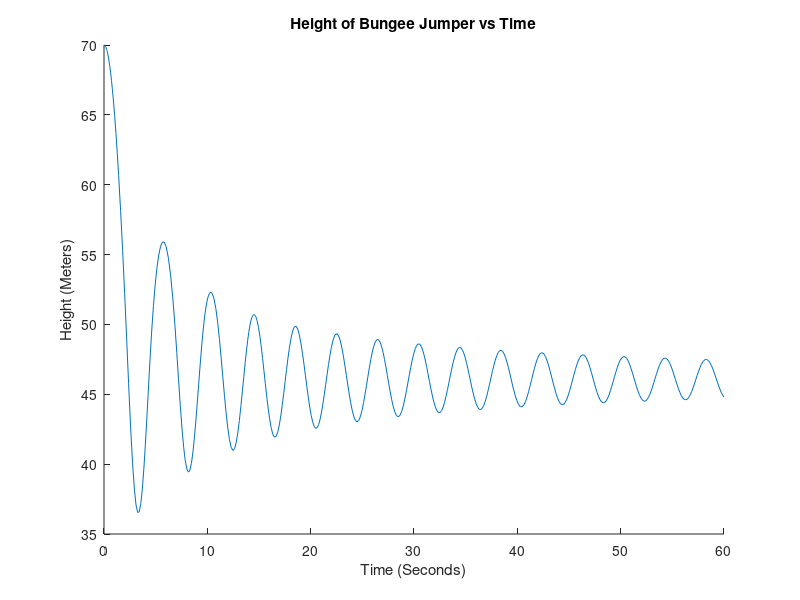

MATLAB code for this plot:
function [ T, R ] = secondPassBungee()
%Spring with air resistance, tension in one direction

A = .5; %Cross-sectional area of human lying down (m^2)
rho = 1.2; %Density of air (kg/m^3)
Cd = 3.3; %Drag coeffiecent of human lying down (unitless)(data from Google Drive)
k = 150; %Spring constant of the bungee cord N/m
lo =20;%Resting length of the cord with no mass on it m
y = 70; %Current height of the jumper m
startH = y; %Starting height of the jumper m
vy = 0; %Current velocity of the jumper m/s
g = 9.81; %Acceleration due to gravity m/s^2
mass1 = 60; %Mass of jumper kg
restingL = lo +((mass1*g)/k); %Resting length of cord with mass on it m

Data = [y, vy];

function res = changingValues(~, Data)
    y = Data(1);
    vy = Data(2);
    
    dydt = vy;
    
    %Acceleration
    if(y <= (startH - lo)) %Below tension point
        if(vy >= 0) %Going up STEP 3
            dvydt = (-(mass1*g) + (k *(startH-y-lo)) - (.5 *rho* Cd* A *vy^2 ))/mass1;
        else %Going down STEP 2
            dvydt = (-(mass1*g) + (k *(startH-y-lo)) + (.5 *rho* Cd* A *vy^2 ))/mass1;
        end
        
    else %Above tension point
        if(vy >= 0) %Going up STEP 4
            dvydt = (-(mass1*g) -(.5 *rho* Cd* A *vy^2 ))/mass1;
           
        else %Going down STEP 1
            dvydt = (-(mass1*g) + (.5 *rho* Cd* A *vy^2 ))/mass1;
        end
    end
    
    res = [dydt; dvydt];
    
end

[T, R] = ode45(@changingValues, [0 60], Data);
hold on
Y = R(:,1);
plot(T,Y);
title('Height of Bungee Jumper vs Time');
xlabel('Time (Seconds)');
ylabel('Height (Meters)');

end
